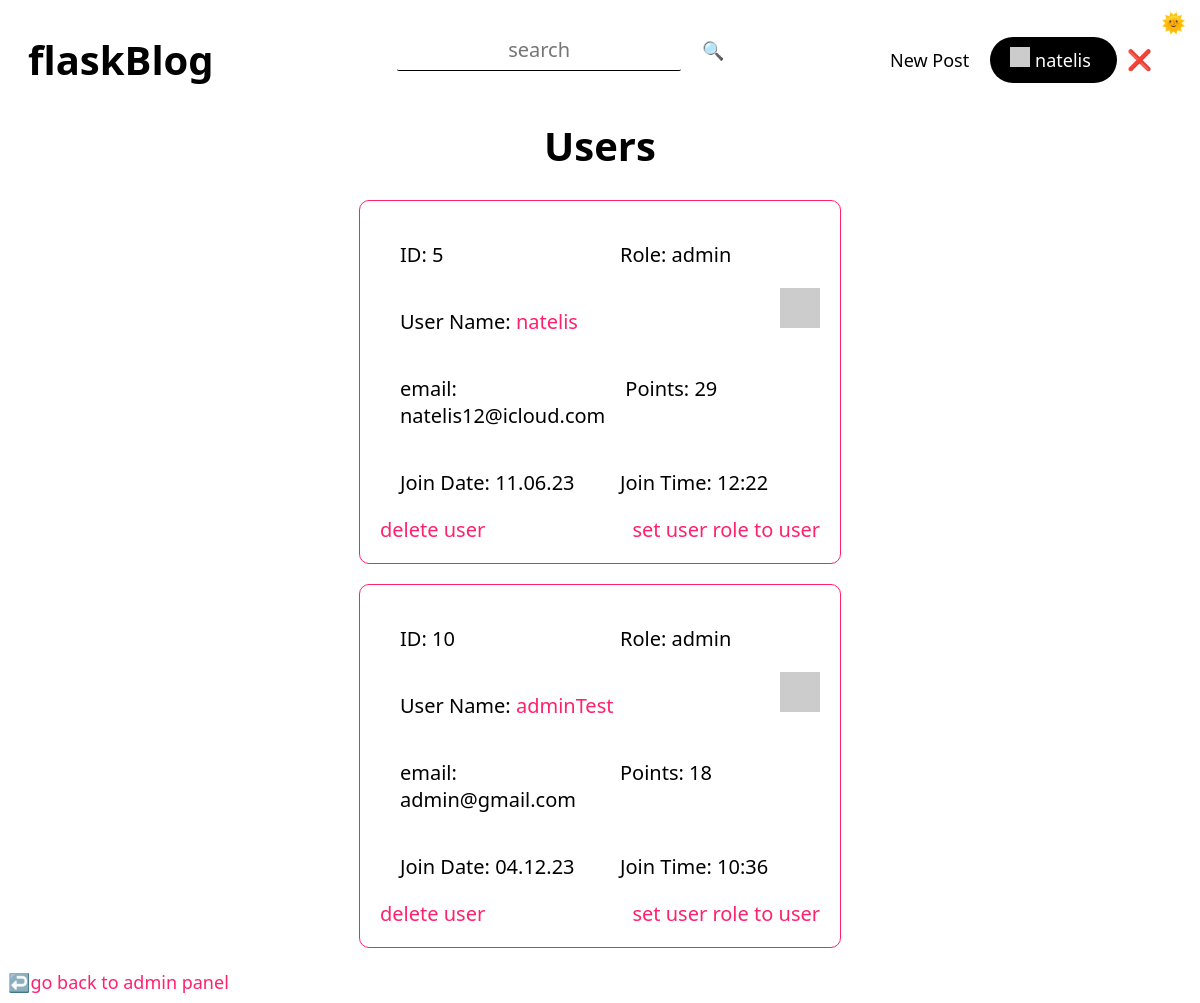
Page /adminpanel/users (signed in) on the earlier database version.
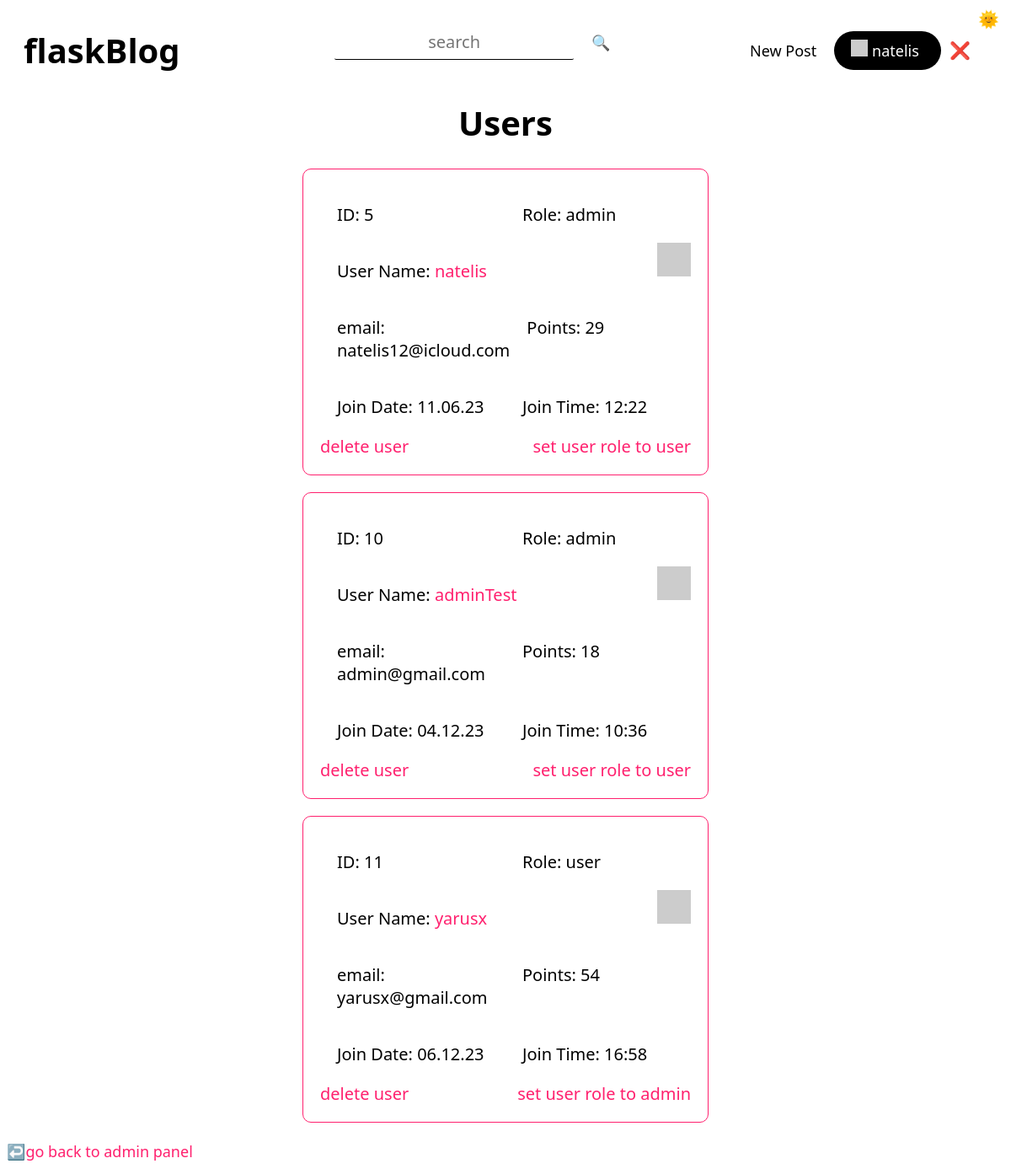
Same page on the later database version.
### tables this page shows
CREATE TABLE "Users" (
	"userID"	INTEGER NOT NULL UNIQUE,
	"userName"	TEXT UNIQUE,
	"email"	TEXT UNIQUE,
	"password"	TEXT,
	"profilePicture"	TEXT,
	"role"	TEXT,
	"points"	INTEGER,
	"creationDate"	TEXT,
	"creationTime"	TEXT,
	PRIMARY KEY("userID" AUTOINCREMENT)
);

### routes/adminPanelUsers.py (the view)
@adminPanelUsersBlueprint.route("/admin/users")
@adminPanelUsersBlueprint.route("/adminpanel/users")
def adminPanelUsers():
    match "userName" in session:
        case True:
            connection = sqlite3.connect(USERS_DB)
            cursor = connection.cursor()
            cursor.execute(
                f'select role from users where userName = "{session["userName"]}"'
            )
            role = cursor.fetchone()[0]
            match role == "admin":
                case True:
                    connection = sqlite3.connect(USERS_DB)
                    cursor = connection.cursor()
                    cursor.execute("select * from users")
                    users = cursor.fetchall()
                    return render_template(
                        "adminPanelUsers.html",
                        users=users,
                    )
                case False:
                    return redirect("/")
        case False:
            return redirect("/")

### app.py (called while the page is built)
@app.context_processor
def utility_processor():
    getProfilePicture
    return dict(getProfilePicture=getProfilePicture)

### helpers.py (called while the page is built)
def getProfilePicture(userName):
    connection = sqlite3.connect(USERS_DB)
    cursor = connection.cursor()
    cursor.execute(
        f'select profilePicture from users where lower(userName) = "{userName.lower()}"'
    )
    return cursor.fetchone()[0]

### templates/adminPanelUsers.html (shortened to what this page needs)
{% extends 'layout.html'%} {%block head%}
<link
  rel="stylesheet"
  href="{{ url_for('static', filename='css/adminPanel.css') }}"
/>
{% endblock head %} {%block body%}
<div class="usersContainer">
  <h1 class="textCenter">Users</h1>
  {% for user in users %}
  <div class="userContainer">
    <section class="stats">
      <p>ID: {{user[0]}}</p>
      <p>Role: {{user[5]}}</p>
    </section>
    <section class="stats">
      <p>
        User Name:
        <a href="/user/{{user[1].lower()}}" class="textPrimary">{{user[1]}}</a>
      </p>
      <img src="{{user[4]}}" alt="{{user[1]}}" class="picture" />
    </section>
    <section class="stats">
      <p>email: {{user[2]}}</p>
      <p>Points: {{user[6]}}</p>
    </section>
    <section class="stats">
      <p>Join Date: {{user[7]}}</p>
      <p>Join Time: {{user[8]}}</p>
    </section>
    <section class="stats">
      <a
        href="deleteuser/{{user[1].lower()}}/redirect=&admin&users"
        class="textPrimary"
        >delete user</a
      >
      {% if user[5] == "admin" %}
      <a href="/setuserrole/{{user[1].lower()}}/user" class="textPrimary"
        >set user role to user</a
      >
      {% else %}
      <a href="/setuserrole/{{user[1].lower()}}/admin" class="textPrimary"
        >set user role to admin</a
      >
      {% endif %}
    </section>
  </div>
  {% endfor %}
</div>
<a href="/admin" class="btn btnLink textPrimary">↩️go back to admin panel</a>
{% endblock body %}

### templates/navbar.html (shortened to what this page needs)
<link
  rel="stylesheet"
  href="{{ url_for('static', filename='css/navbar.css') }}"
/>
<div class="navbar">
  <a href="/"><h1 class="btn btnLink btnHome">flaskBlog</h1></a>
  <div class="searchBar">
    <input
      type="text"
      id="searchInput"
      class="input"
      autocomplete="off"
      placeholder="search"
    /><button onclick="search()" class="btn">🔍</button>
  </div>
  <div class="btns">
    {% if session["userName"] %}
    <a href="/createpost">
      <button class="btn btnLink">New Post</button>
    </a>
    <a href="/user/{{session['userName'].lower()}}">
      <div class="btn btnPrimary user">
        <img
          class="profilePicture"
          src="{{ getProfilePicture(session['userName']) }}"
        />
        <button class="btn profileText">{{session["userName"]}}</button>
      </div>
    </a>
    <a href="/logout" title="logout">❌</a>
    {% elif hideLogin %}
    <a href="/signup"><button class="btn btnLink">Sign Up</button></a>
    {% elif hideSignUp %}
    <a href="/login/redirect=&"><button class="btn btnLink">Login</button></a>
    {%else%}
    <a href="/login/redirect=&"><button class="btn btnLink">Login</button></a>
    <a href="/signup"><button class="btn btnPrimary">Sign Up</button></a>
    {% endif %}
  </div>
</div>

Differences in the rows shown:
added Users: userID "11", role "user", userName "yarusx", email "yarusx@gmail.com", points "54", creationDate "06.12.23", creationTime "16:58"
